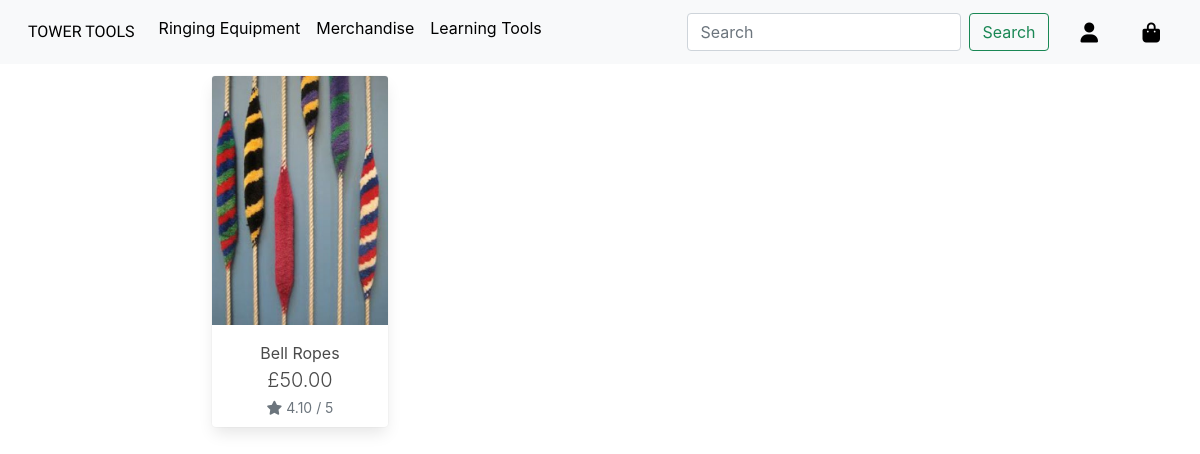
/products/ringing_equipment, run on the app's committed database.
### products/models.py (models this page shows, shortened)
class Product(models.Model):
    category = models.ForeignKey('Category', null=True, blank=True, on_delete=models.SET_NULL)
    sku = models.CharField(max_length=254, null=True, blank=True)
    name = models.CharField(max_length=254)
    friendly_name = models.CharField(max_length=254, null=True, blank=True)
    description = models.TextField()
    price = models.DecimalField(max_digits=6, decimal_places=2)
    rating = models.DecimalField(max_digits=6, decimal_places=2, null=True, blank=True)
    image_url = models.URLField(max_length=1024, null=True, blank=True)
    image = models.ImageField(null=True, blank=True)

### products/views.py (the view)
# urls.py: path('ringing_equipment', views.ringing_equipment, name='products/ringing_equipment'),
def ringing_equipment(request):
    ringing_equipment = Product.objects.filter(category=1)
    context = {
        'ringing_equipment': ringing_equipment,
    }
    return render(request, 'products/ringing_equipment.html', context)

### products/templates/products/ringing_equipment.html (shortened to what this page needs)
{% extends "base.html" %}
{% load static %}
{% block content %}
<div class="container">
    <div class="row">
        <div class="product-container col-10 offset-1">
            <div class="row">
                {% for product in ringing_equipment %}
                    <div class="col-sm-6 col-md-6 col-lg-4 col-xl-3">
                        <div class="card h-100 border-0">
                            {% if product.image %}
                            <a href="{% url 'product_detail' product.id %}">
                                <img class="card-img-top img-fluid" src="/static/imgs/{{ product.image }}" alt="{{ product.friendly_name }}">
                            </a>
                            {% else %}
                            <a href="{% url 'product_detail' product.id %}">
                                <img class="card-img-top img-fluid" src="/static/imgs/no_image.jpg" alt="{{ product.friendly_name }}">
                            </a>
                            {% endif %}
                            <div class="card-body pb-0">
                                <p class="mb-0 text-center">{{ product.friendly_name }}</p>
                            </div>
                            <div class="card-footer pt-0 border-0 text-center m-auto">
                                <div class="row">
                                    <div class="col">
                                        <p class="lead mb-0 text-left font-weight-bold text-center">£{{ product.price }}</p>
                                        {% if product.rating %}
                                            <small class="text-muted text-center"><i class="fas fa-star mr-1"></i>{{ product.rating }} / 5</small>
                                        {% else %}
                                            <small class="text-muted text-center">No Rating</small>
                                        {% endif %}
                                    </div>
                                </div>
                            </div>
                        </div>
                    </div>
                {% endfor %}
            </div>
        </div>
    </div>
</div>
{% endblock %}

### static/css/base.css (style rules this page uses)
html { height: 100%; }

### data on the page
Product: image (picture), friendly_name "Bell Ropes", price "50.00", rating "4.10"
